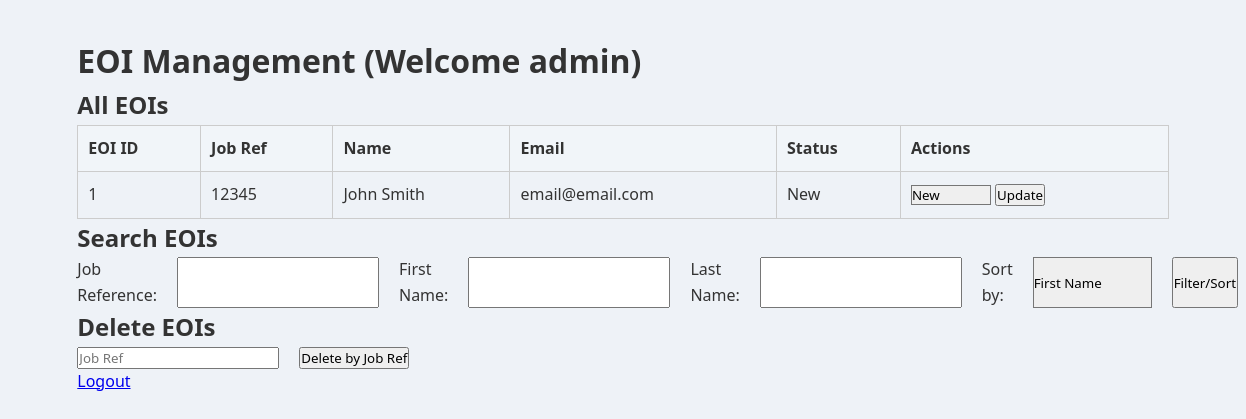
/manage.php (signed in), run on an earlier commit of the app's database.
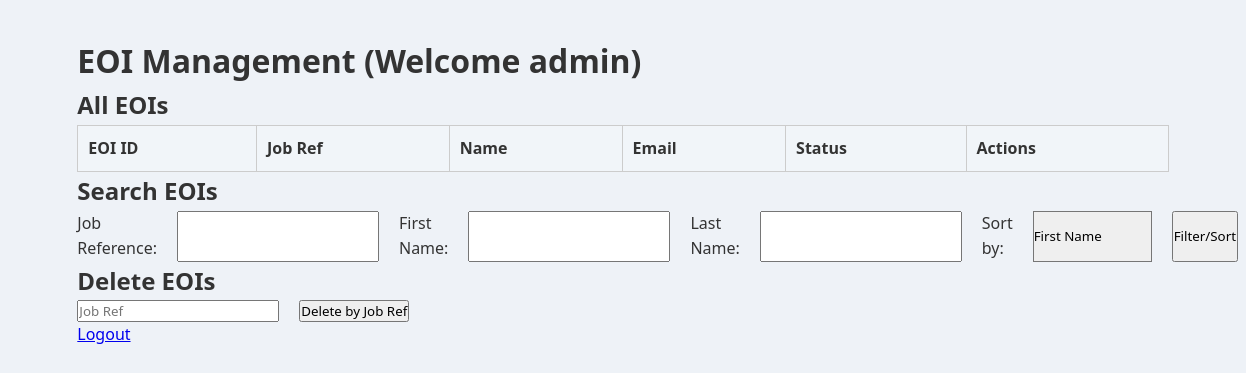
And on a later commit of the database.
### tables this page shows
CREATE TABLE `eoi` (
  `eoi_id` int(10) UNSIGNED NOT NULL,
  `job_ref` char(5) NOT NULL,
  `first_name` varchar(50) NOT NULL,
  `last_name` varchar(50) NOT NULL,
  `date_of_birth` date NOT NULL,
  `gender` enum('Male','Female','Other','Prefer not to say') DEFAULT NULL,
  `street_address` varchar(150) DEFAULT NULL,
  `town` varchar(100) DEFAULT NULL,
  `state` char(3) DEFAULT NULL,
  `postcode` char(4) DEFAULT NULL,
  `email` varchar(150) DEFAULT NULL,
  `phone_number` varchar(15) DEFAULT NULL,
  `obedient` enum('Yes','No') DEFAULT NULL,
  `ignorance` enum('Yes','No') DEFAULT NULL,
  `social_lack` enum('Yes','No') DEFAULT NULL,
  `cursive` enum('Yes','No') DEFAULT NULL,
  `document_signing` enum('Yes','No') DEFAULT NULL,
  `other_skills` enum('Yes','No') DEFAULT NULL,
  `other_skills_long` text DEFAULT NULL,
  `status` enum('New','Current','Final') DEFAULT 'New'
);

### manage.php (the view, shortened to what this page needs)
<?php
require_once 'settings.php';
$orderBy = "eoi_id";
$sql = "SELECT * FROM eoi";
$sql .= " ORDER BY $orderBy ASC";
$stmt = $conn->prepare($sql);
$stmt->execute();
$result = $stmt->get_result();
?>
<!DOCTYPE html>
<html>
<head>
    <link rel="stylesheet" href="styles/project.css" type="text/css">
</head>
<body>
    <h1>EOI Management (Welcome <?= $_SESSION['user']; ?>)</h1>
    <h2>All EOIs</h2>
    <table border="1">
        <tr>
            <th>EOI ID</th>
            <th>Job Ref</th>
            <th>Name</th>
            <th>Email</th>
            <th>Status</th>
            <th>Actions</th>
        </tr>
        <?php while ($row = $result->fetch_assoc()): ?>
            <tr>
                <td><?= $row['eoi_id']; ?></td>
                <td><?= $row['job_ref']; ?></td>
                <td><?= $row['first_name'] . " " . $row['last_name']; ?></td>
                <td><?= $row['email']; ?></td>
                <td><?= $row['status']; ?></td>
                <td>
                    <form method="post" style="display:inline">
                        <select name="status">
                            <option value="New" <?= ($row['status'] == 'New') ? 'selected' : ''; ?>>New</option>
                        </select>
                        <button type="submit" name="update_status">Update</button>
                    </form>
                </td>
            </tr>
        <?php endwhile; ?>
    </table>
    <h2>Search EOIs</h2>
    <form method="get" class="manage">
        Job Reference: <input type="text" name="job_ref">
        First Name: <input type="text" name="first_name">
        Last Name: <input type="text" name="last_name">
        <label>Sort by:</label>
        <select name="sort">
            <option value="first_name">First Name</option>
        </select>
        <button type="submit">Filter/Sort</button>
    </form>
    <h2>Delete EOIs</h2>
    <form method="post" class="manage">
        <input type="text" name="job_ref" required placeholder="Job Ref">
        <button type="submit" name="delete_by_job">Delete by Job Ref</button>
    </form>
    <a href="logout.php">Logout</a>
</body>
</html>

### styles/project.css (style rules this page uses)
:root { --main-blue: #004b99; --jobs-primary-blue: #2c3e50; --login-primary-blue: #5563de; }
* { box-sizing: border-box; font-family: 'Segoe UI', Tahoma, Geneva, Verdana, sans-serif; margin: 0; padding: 0; }
body { background: #eef2f7; color: #333; line-height: 1.6; max-width: 90%; margin: 20px auto; padding: 15px; }
.manage { flex-direction: row; }
form { display: flex; flex-direction: column; gap: 20px; }
select { appearance: none; background-repeat: no-repeat; background-position: right 10px center; background-size: 20px; padding-right: 30px; }
table { width: 100%; border-collapse: collapse; }
th, td { border: 1px solid #ccc; padding: 10px; text-align: left; }
th { background: #f1f5f9; }

What changed in the data, as far as the page shows it:
removed eoi: eoi_id "1", job_ref "12345", first_name "John", last_name "Smith", email "email@email.com", status "New"
